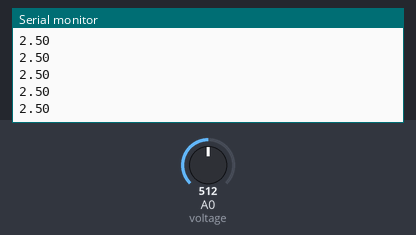
Bench run of a sketch on a simulated Arduino Uno, built with avr-gcc and run on an emulated ATmega328P. Parts: the last lines printed to the serial monitor. Inputs (shaded band) come from the test bench; at power-on: A0 (voltage) = 512.

Above: at 1.2 s.
1.3 s: A0 (voltage) set to 716
At 1.31 s:
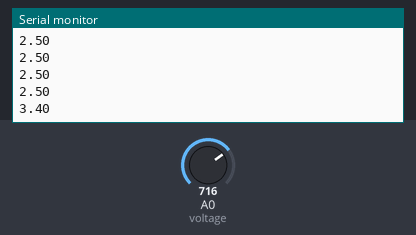
2.8 s: A0 (voltage) set to 900
At 2.82 s:
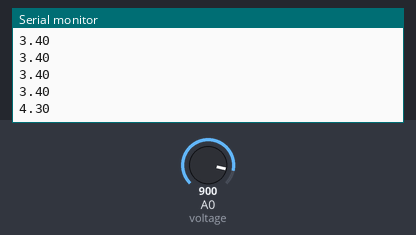
Timing chart, 0 to 5.8 s (numbered marks = the images above; inputs shaded):
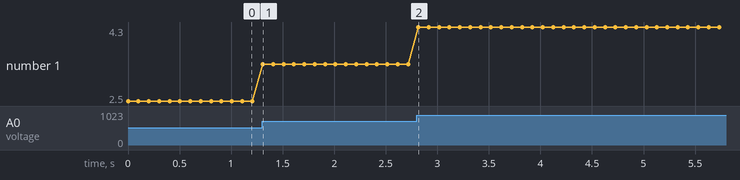

The sketch:

oszi2.ino
```cpp
#define voltage A0

void setup() {
   Serial.begin(115200);
   pinMode(voltage, INPUT);
}
void loop() {
   int resistorValue = analogRead(voltage);
   double v = map(resistorValue,0,1023,0,50);
   Serial.println(v/10, 2);
   //Serial.println("V");
   delay(100);
}
```

Measured:
- after the input at 1.3 s, the serial monitor: prints a new line at once (image 1)
- after the input at 2.8 s, the serial monitor: prints a new line at once (image 2)
- plotted number 1: 2.5 → 3.4 after the input at 1.3 s, 3.4 → 4.3 after the input at 2.8 s
